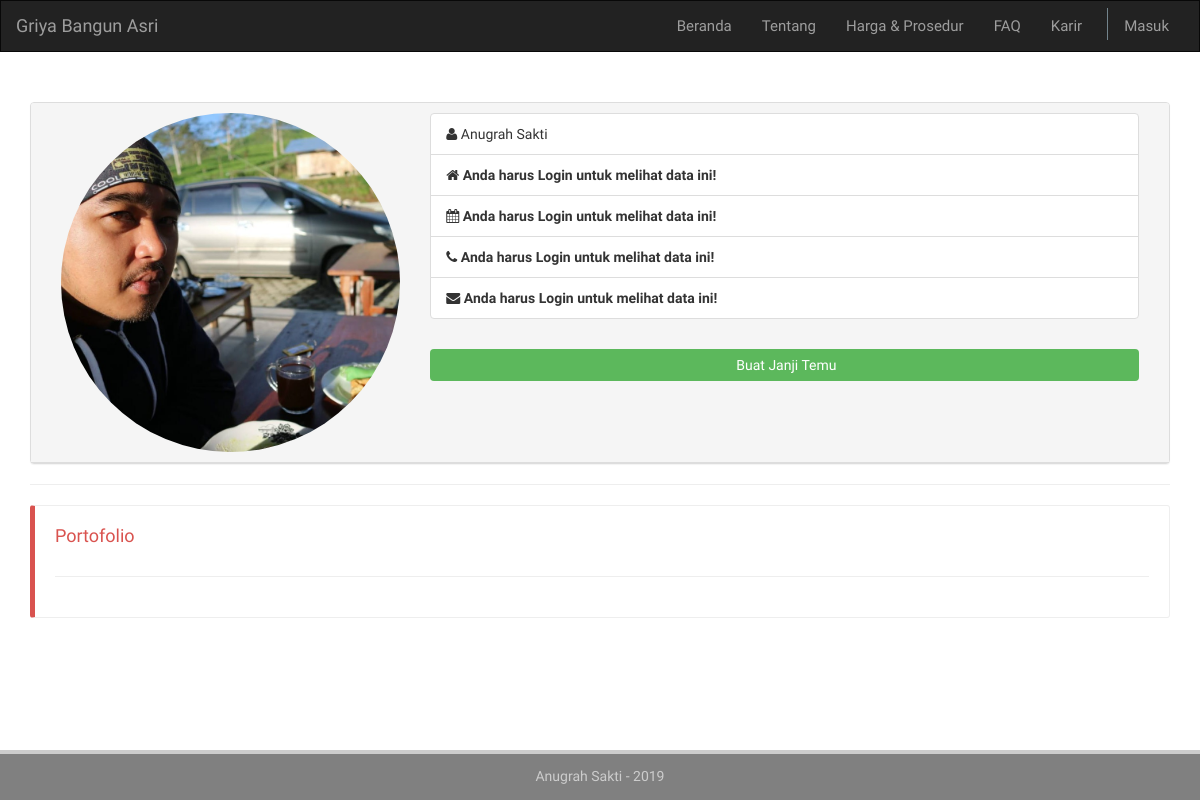
Before: /home/profile/anugrahsakti with the older database file.
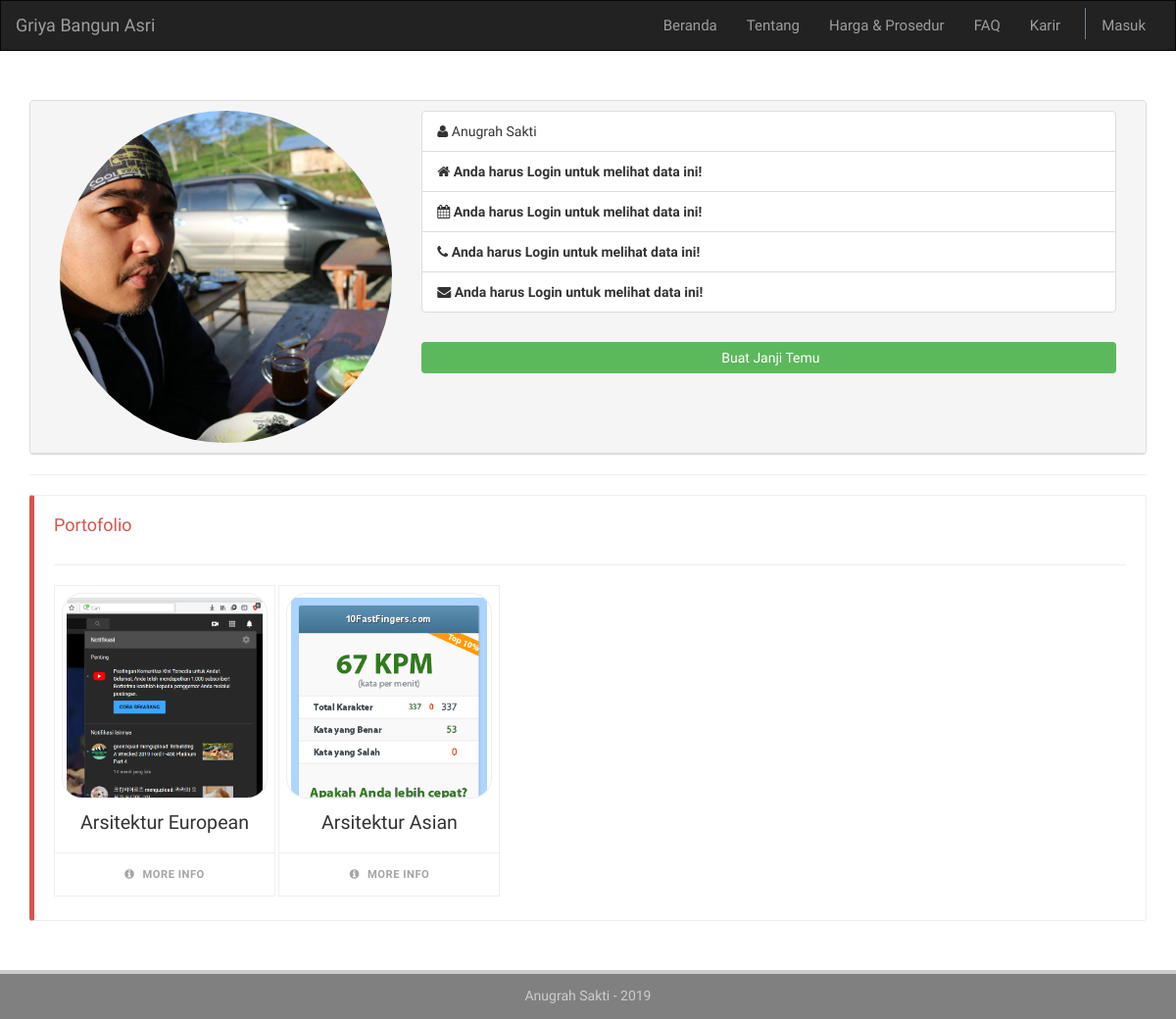
After: the same page with the newer database file.
### tables this page shows
CREATE TABLE `user` (
  `id` int(11) NOT NULL,
  `photopath` text,
  `fname` varchar(40) NOT NULL,
  `lname` varchar(40) NOT NULL,
  `birthdate` date DEFAULT NULL,
  `birthplace` varchar(40) DEFAULT NULL,
  `alamat` text,
  `nohp` varchar(20) DEFAULT NULL,
  `tim` int(11) DEFAULT NULL,
  `tgldaftar` date NOT NULL,
  `email` varchar(70) NOT NULL,
  `username` varchar(50) NOT NULL,
  `password` varchar(50) NOT NULL,
  `logged_in` int(11) DEFAULT NULL,
  `level` int(11) NOT NULL
);

CREATE TABLE `portofolio` (
  `id_port` int(11) NOT NULL,
  `url` text NOT NULL,
  `title` varchar(80) NOT NULL,
  `img_url` text NOT NULL,
  `user_id` int(11) NOT NULL,
  `related_id` int(11) NOT NULL,
  `panjang` int(11) DEFAULT NULL,
  `lebar` int(11) DEFAULT NULL,
  `lb` int(11) DEFAULT NULL,
  `kt` int(11) DEFAULT NULL,
  `km` int(11) DEFAULT NULL,
  `ktm` int(11) DEFAULT NULL,
  `garasi` int(11) DEFAULT NULL,
  `harga` bigint(20) NOT NULL,
  `status_moderasi` int(11) NOT NULL
);

### application/controllers/Home.php (called while the page is built, shortened)
<?php
class Home extends CI_Controller {
	public function profile($username=null){
		if ($username !== null) {
			$data['pagetitle']	= 'Griya Bangun Asri - Profile ' . ucwords($username);
			$data['uname']		= $username;
			$data['userdata']	= $this->m_data->getUserdataByUsername($username);
			$data['level']		= $data['userdata'][0]['level'];
			$data['listtukang'] = $this->m_data->getListTukang();
			$data['portofolio'] = $this->m_data->getUserData('portofolio','user_id = '.$data['userdata'][0]['id']);
			$data['level']		= $data['userdata'][0]['level'];
			if (!empty($data['userdata'])) {
				$this->load->view('home/v_header',$data);
				$this->load->view('home/v_navbar',$data);
				$this->load->view('dashboard/v_profile',$data);
				$this->load->view('home/v_footer',$data);
			}else{
				redirect('404');
			}
		}else{
			redirect('dashboard/profile');
		}
	}
}

### index.php (called while the page is built, shortened)
<?php
require_once BASEPATH.'core/CodeIgniter.php';

### application/models/M_data.php (called while the page is built, shortened)
<?php
class M_data extends CI_Model{
    function getUserdataByUsername($username){
        $this->db->select('*');
        $this->db->from('user');
        $this->db->where('username',$username);
        $query = $this->db->get();
        return $query->result_array();
    }
    function getUserData($table,$where,$jointable=null,$join=null,$joinmethod=null){
        $this->db->select('*');
        $this->db->from($table);
        $this->db->where($where);
        $query  =   $this->db->get();
        return $query->result_array();
    }
    function getListTukang(){
        $this->db->select('*');
        $this->db->from('user');
        $this->db->where('level','3');
        $query  =   $this->db->get();
        return $query->result_array();
    }
}

### application/views/dashboard/v_profile.php (the view, shortened to what this page needs)
  <div class="panel panel-default">
     <div class="panel-heading resume-heading">
        <div class="row">
           <div class="col-lg-12" style="width: 100%;">
              <div class="col-xs-12 col-sm-4">
                 <figure>
                 <?php foreach ($userdata as $row) {
                    ?>
                    <img class="img-circle img-responsive" alt="" src="<?= ( empty($row['photopath']) || $row['photopath'] === '') ? 'http://placehold.it/300x300' : base_url($row['photopath'])?>">
                 </figure>
              </div>
              <div class="col-xs-12 col-sm-8">
                 <ul class="list-group">
                    <li class="list-group-item"><i class="fa fa-user"></i> <?= ucwords($row['fname'] .' '. $row['lname']);?></li>
                    <li class="list-group-item"><i class="fa fa-home"></i> <?= ($this->session->userdata('username')=='') ? '<b>Anda harus Login untuk melihat data ini! </b>' : ucwords($row['alamat']);?></li>
                    <li class="list-group-item"><i class="fa fa-calendar"></i> <?= ($this->session->userdata('username')=='') ? '<b>Anda harus Login untuk melihat data ini! </b>' :  ucwords($row['birthplace'] . ', ' . date('D, d M Y', strtotime($row['birthdate'])));?></li>
                    <li class="list-group-item"><i class="fa fa-phone"></i> <?= ($this->session->userdata('username')=='') ? '<b>Anda harus Login untuk melihat data ini! </b>' :  $row['nohp'];?></li>
                    <li class="list-group-item"><i class="fa fa-envelope"></i> <?= ($this->session->userdata('username')=='') ? '<b>Anda harus Login untuk melihat data ini! </b>' :  $row['email'];?></li>
                 <?php }?>
                 </ul>
                 <?php if($this->session->userdata('username') !== '' && $this->session->userdata('username') !== $uname && $level != 1){
                 ?>
                 <a href="<?=base_url('home/make_appointment/'.$uname);?>">
                    <button style="margin:10px 10px 10px 0px;width: 100%" class="btn btn-success" type="button"><i class="fa fa-notes"></i> Buat Janji Temu</button>
                 </a>
                 <?php
                   }
                 ?>
              </div>
           </div>
        </div>
     </div>
  </div>
  <hr>
  <?php if($this->session->userdata('username') !== $uname && $level != 1 ){?>
    <div class="bs-callout bs-callout-danger">
        <div class="row" style="margin-left: 0px;">
           <h4 style="margin-right: 10px;">Portofolio</h4>
        </div>
        <hr>
        <?php if(!empty($portofolio)){ ?>
          <?php foreach ($portofolio as $key) {?>
              <?php if ($key['status_moderasi'] == 0 && $this->session->userdata('username') !== $uname ) {
              }else{?>
              <div class="wrap">
                 <div class="cardx" <?=($key['status_moderasi'] == 0)? "style='box-shadow: inset 0 0 0 1000px rgba(0,0,0,.2);'" : ""?>>
                      <div class="card-liner">
                          <figure><img src="<?=base_url($key['img_url'])?>" alt="" /> </figure>
                          <div class="card--title">
                              <h3><?=$key['title']?></h3>
                          </div>
                          <div class="card--btn">
                              <a href="<?=($key['status_moderasi'] == 0)? "#" : $key['url']?>">
                                  <span class="moreinfo"><i class="fa fa-info-circle"></i> More Info</span>
                              </a>
                          </div>
                      </div>
                  </div>
              </div>
              <?php } ?>
          <?php }
          }else{?>
          <p><em><small>--- Belum ada Portofolio</small></em></p>
        <?php }?>
    </div>
  <?php }?>
</div>

### application/views/home/v_header.php (shortened to what this page needs)
<!DOCTYPE html>
<html lang="en">
<head>
	<?=link_tag(base_url('assets/css/bootstrap.min.css'))?>
	<?=link_tag(base_url('assets/css/font-awesome.min.css'))?>
	<?=link_tag(base_url('assets/css/style.css'))?>
</head>

### application/views/home/v_navbar.php (shortened to what this page needs)
<body class="home">
    <nav class="navbar navbar-inverse">
        <div class="container-fluid">
           <div class="navbar-header">
                <a class="navbar-brand" href="#">Griya Bangun Asri</a>
            </div>
            <div class="collapse navbar-collapse" id="headnav">
                <ul class="nav navbar-nav navbar-right">
                    <li><a href="<?=base_url('home')?>">Beranda</a></li>
                    <li><a href="<?=base_url('home/about')?>">Tentang</a></li>
                    <li><a href="#">Harga & Prosedur</a></li>
                    <li><a href="#">FAQ</a></li>
                    <li><a href="#">Karir</a></li>
                    <li><hr class="hr"></li>
                    <?php if($this->session->userdata('username') == ''){?>
                    <li class="dropdown">
                        <a class="dropdown-toggle" data-toggle="dropdown" href="#">Masuk</a>
                    </li>
                    <?php } ?>
                </ul>
            </div>
        </div>
    </nav>
    <div class="container">

### application/views/home/v_footer.php (shortened to what this page needs)
	<footer class="footer">
		<p>Anugrah Sakti - 2019</p>
	</footer>
</body>
</html>

### assets/css/style.css (style rules this page uses)
body { font-family: 'Source Sans Pro', sans-serif; }
.navbar { border-radius: 0px; height: auto; }
nav ul li { font-size: 15px; }
.navbar-collapse { background-color: #222; }
.hr { border: none; border-left: 1px solid hsla(200, 10%, 50%,100); min-height: 4vh; height: 100%; width: 1px; margin: 7px 0px 5px 10px; }
dl, ol, ul { margin-top: 0; margin-bottom: 1rem; }
.img-circle { border-radius: 50%; }
img { vertical-align: middle; border-style: none; }
.btn { border: none; }
a { text-decoration: none; color: black ; }
.bs-callout { -moz-border-bottom-colors: none; -moz-border-left-colors: none; -moz-border-right-colors: none; -moz-border-top-colors: none; border-color: #eee; border-image: none; border-radius: 3px; border-style: solid; border-width: 1px 1px 1px 5px; margin-bottom: 5px; padding: 20px; }
.bs-callout:last-child { margin-bottom: 0px; }
.bs-callout h4 { margin-bottom: 10px; margin-top: 0; }
.bs-callout-danger { border-left-color: #d9534f; }
.bs-callout-danger h4 { color: #d9534f; }
.wrap { max-width: 20em; display: inline-block; }
.cardx { background: #fff; border: 1px solid #eee; transition: all 0.35s ease; }
.cardx figure { position: relative; width: 15em; height: 15em; margin: 0 auto 1em; border-radius: 10%; overflow: hidden; border: 1px solid #eee; padding: 4px; -webkit-transform-origin: center top; transform-origin: center top; transition: all 0.4s cubic-bezier(0.075, 0.82, 0.165, 1); }
.cardx figure img { width: 100%; display: block; }
.card-liner { position: relative; overflow: hidden; padding: 0.5em; }
.card--title { text-align: center; line-height: 1; transition: all 0.4s cubic-bezier(0.075, 0.82, 0.165, 1); }
.card--title h3 { margin: 0 0 .4em; font-size: 1.4em; }
.card--btn { text-align: center; position: absolute; bottom: 0; left: 0; width: 100%; }
.card--btn a { position: relative; overflow: hidden; display: block; line-height: 1; text-decoration: none; text-transform: uppercase; font-weight: 600; font-size: .8em; color: #a5a5a5; padding: 1.4em 2em; border-top: 1px solid #eee; letter-spacing: 0.5px; transition: all 0.4s ease; }
.card--btn a .moreinfo { display: block; position: absolute; top: 0; left: 0; width: 100%; padding: 1.4em; opacity: 1; transition: all 0.4s cubic-bezier(0.075, 0.82, 0.165, 1); }
.card--btn a .moreinfo i { margin-right: 5px; }
.footer { border-top: 4px solid #ccc; position: fixed; left: 0; bottom: 0; width: 100%; background-color: gray; color: #ccc; text-align: center; height: 50px; padding: 12px; }
.container { margin-bottom: 100px; margin-top: 50px; }

Changed rows visible on the page:
now on this page (row edited): portofolio: img_url (picture), title "Arsitektur European"
now on this page (row edited): portofolio: img_url (picture), title "Arsitektur Asian"
